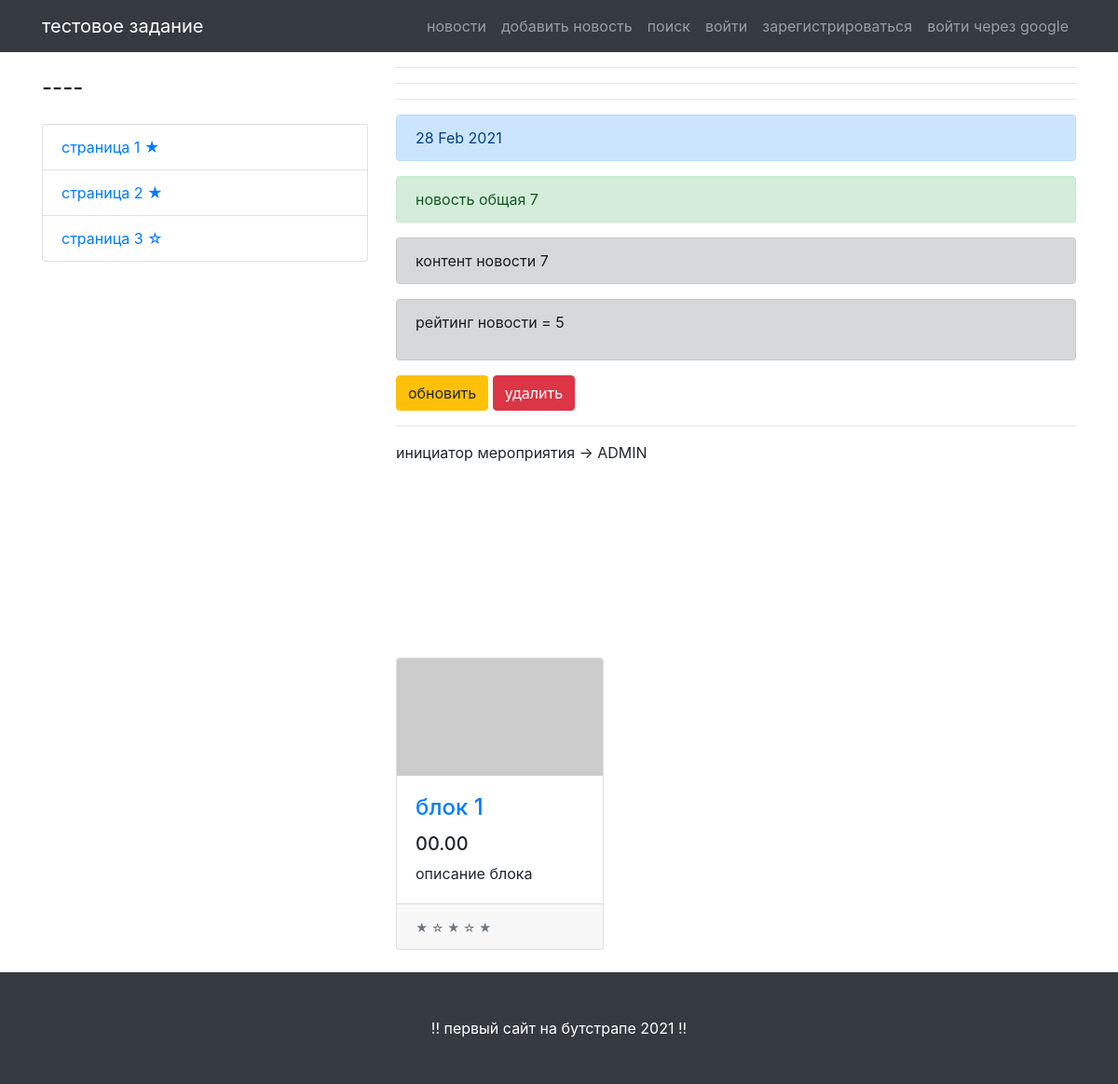
Screenshot of /news/10/ with the database file from the repository.
### news/models.py (models this page shows, shortened)
class Post(models.Model):
	ch = [
	('s', 'статья'),
	('h', 'новость'),
	]
	author = models.ForeignKey(Author, on_delete = models.CASCADE, verbose_name='автор')
	choice = models.CharField(max_length=1, choices=ch, verbose_name='выбор')
	date = models.DateTimeField(auto_now=True)
	category = models.ManyToManyField(Category, verbose_name='категория')
	title = models.CharField(max_length=255, verbose_name='заголовок')
	content = models.TextField(verbose_name='контент')
	raiting = models.IntegerField(default=0)

class Author(models.Model):
	user = models.OneToOneField(User, max_length=100, on_delete = models.CASCADE)
	reit = models.IntegerField(default=0)
	def __str__(self):
		return self.user.username

### news/views.py (the view)
# urls.py: path('<int:pk>/', ProductDetail.as_view(), name='post'),
class ProductDetail(DetailView):
	model = Post
	template_name = 'post.html'
	context_object_name = 'new'

### simpleapp/templatetags/custom_filters.py (called while the page is built)
@register.filter(name='Censor')
def Censor(value):
	if isinstance(value, str):
		a = ['ху', 'пизд', 'нах', 'жоп', 'ебл', 'бля']
		for i in a:
			value = re.sub(f'{i}', '♥♥', value)
	return value

### templates/post.html
{% extends 'flatpages/default.html' %}
{% load custom_filters %}
{% block content %}
{% if new %}
	<div class="alert alert-primary" role="alert">
  		{{ new.date|date:'d M Y' }}
	</div>
	<div class="alert alert-success" role="alert">
  		{{ new.title|Censor }}
	</div>
	<div class="alert alert-dark" role="alert">
  		{{ new.content|Censor }}
	</div>
	<div class="alert alert-dark" role="alert">
  		<p>рейтинг новости = {{ new.raiting }}</p>
	</div>
	<a href="{% url 'update' pk=new.pk %}"><button type="button" class="btn btn-warning">обновить</button></a>
	<a href="{% url 'delete' pk=new.pk %}" class="btn btn-danger">удалить</a>
	<hr>
	<p>инициатор мероприятия -> {{ new.author|upper }}</p>
{% endif %}
{% endblock content %}

### static/css/shop-homepage.css (style rules this page uses)
body { padding-top: 56px; }

### rows the page displays
Post: date "28 Feb 2021", title|Censor "новость общая 7", content|Censor "контент новости 7", raiting "5", author "ADMIN"
